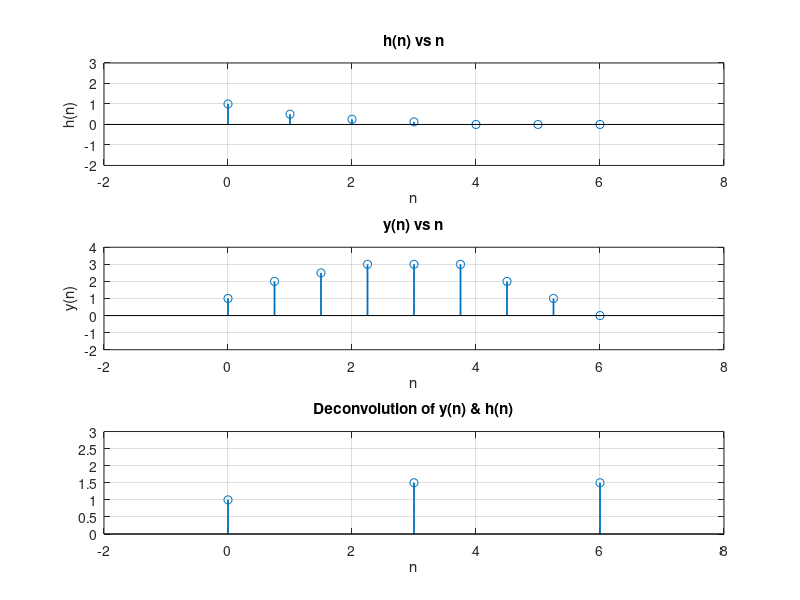

Source code (MATLAB):
clear all;
l = 7;
n = linspace(0,6,l);
% code to generate the function h(n)
for k = 1 : l
  if(n(k)>=0 && n(k)<4)
     hn(k) = 0.5^n(k);
  else   
     hn(k) = 0;
  endif
endfor  

subplot(3,1,1);
% used stem since its a discrete time signal
stem(n,hn,'linewidth',1.3);
% set grid, labels,title and axis as usual
grid on;
axis([-2 8 -2 3]);
title('h(n) vs n');
xlabel('n');
ylabel('h(n)');

% initialize the yn function given
yn = [1,2,2.5,3,3,3,2,1,0];

n_1 = linspace(0,6,length(yn));
subplot(3,1,2);

% plot y(n)
stem(n_1,yn,'linewidth',1.3);
grid on;
axis([-2 8 -2 4]);
title('y(n) vs n');
xlabel('n');
ylabel('y(n)');

% obtain the deconvolution for y(n) and h(n)
xn = deconv(yn,hn);
n_2 = linspace(0,6,length(xn));
subplot(3,1,3);
stem(n_2,xn,'linewidth',1.3);
grid on;
axis([-2 8 0 3]);
title('Deconvolution of y(n) & h(n)');
xlabel('n');

% input xn that will generate the output sequence y(n) = {1, 2, 2.5, 3, 3, 3, 2, 1,0...}.
display(xn);